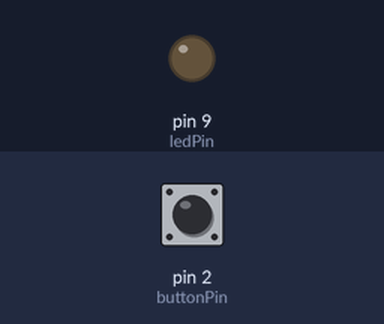
This sketch was run on a simulated Arduino Uno, built with avr-gcc and run on an emulated ATmega328P. On the bench: output pins drawn as LEDs (lit = HIGH). Inputs (shaded band) come from the test bench; at power-on: pin 2 (buttonPin) HIGH.

Above: at 1.2 s.
1.3 s: pin 2 (buttonPin) pulled LOW for 0.15 s
At 1.37 s:
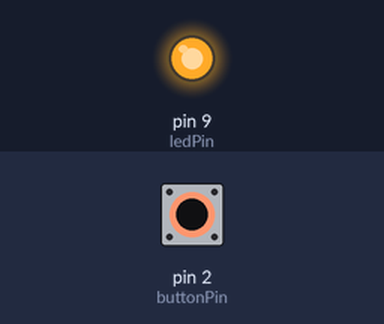
2.9 s: pin 2 (buttonPin) pulled LOW for 3.2 s
At 7.5 s:
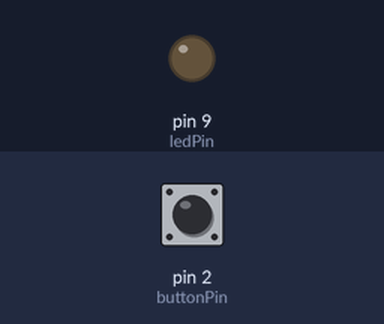
Timing chart, 0 to 9.0 s (numbered marks = the images above; inputs shaded):
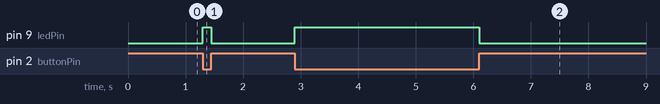

Measured:
- after the input at 1.3 s, pin 9 (ledPin): LOW → HIGH at once, → LOW 0.15 s later
- after the input at 2.9 s, pin 9 (ledPin): LOW → HIGH at once, → LOW 3.2 s later

The sketch:

push_button.ino
```cpp
// One LED and Push Button

int buttonPin = 2;
int ledPin = 9;
void setup()
{
  pinMode(buttonPin, INPUT_PULLUP); // Set button pin as input with internal pull-up resistor
  pinMode(ledPin, OUTPUT);
}

void loop()
{
  int buttonState = digitalRead(buttonPin);
  if (buttonState == LOW) {
    digitalWrite(ledPin, HIGH);
  }

  if (buttonState == HIGH) {
    digitalWrite(ledPin, LOW);
  }
}
```
